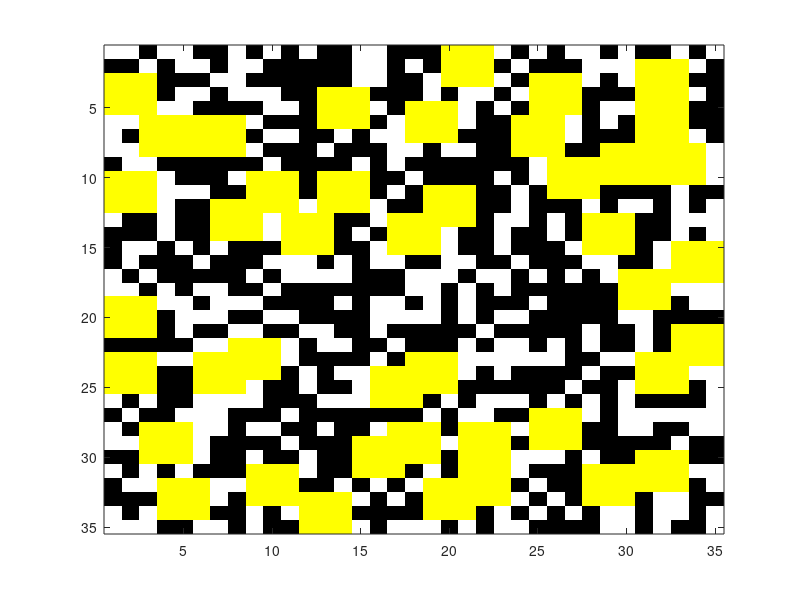

The MATLAB script that drew this image:
% Riley Payung
% 11/25/2019
% WA13 Part 1

% clear workspace
clear;clc

% variable declaration
mycolors = [0 0 0; 1 1 1; 1 1 0]; % color scheme.
patterncount = 0; % count for the number of patterns found.
A = [1 1 0 1 1 0 0 1 0 1 0 1 0 0 1 1 0 0 0 1 1 0 1 0 1 0 1 1 0 1 0 0 1 0 1;
     0 0 1 0 1 1 0 1 1 0 0 0 0 0 1 1 0 1 0 1 1 1 0 1 0 0 0 1 1 1 1 1 0 1 0;
     1 1 1 0 0 0 1 1 0 0 0 0 0 0 1 1 0 0 1 0 0 1 1 0 1 1 0 1 0 1 0 1 0 0 0;
     1 1 0 0 1 1 0 1 1 1 0 0 1 1 1 0 0 0 1 0 1 1 0 1 1 1 0 0 0 0 0 0 1 1 0;
     0 1 1 1 1 0 0 0 0 1 1 0 0 1 1 1 0 1 1 0 1 0 1 0 0 1 1 0 1 1 1 1 0 0 0;
     1 1 1 1 0 1 1 0 1 0 0 0 1 0 1 0 1 0 1 0 1 0 0 1 1 1 1 0 1 0 0 1 0 0 0;
     1 0 0 1 0 0 1 0 0 1 1 0 0 1 0 1 1 1 1 1 0 0 0 1 1 0 1 0 0 0 1 0 1 1 0;
     1 1 1 1 1 1 1 1 1 0 0 0 1 0 0 0 1 1 0 1 1 0 0 0 1 1 0 0 1 1 1 1 1 0 1;
     0 1 1 0 0 0 0 0 0 1 0 0 0 0 1 0 1 0 0 0 0 0 0 0 1 1 1 0 0 1 1 0 1 0 1;
     1 1 0 1 0 0 0 1 1 1 0 0 1 1 1 0 0 1 0 0 0 0 1 0 1 0 1 0 1 1 1 0 1 1 1;
     1 1 1 1 1 1 0 0 1 1 1 0 0 1 1 0 1 0 1 1 0 0 0 1 0 0 0 1 0 0 0 0 1 0 0;
     1 1 1 1 0 0 1 1 1 0 1 1 1 0 1 1 0 0 0 1 0 0 0 1 0 0 0 1 0 1 1 0 1 0 1;
     1 0 0 1 0 0 1 1 0 1 1 1 1 0 0 1 1 1 0 0 1 0 1 1 0 1 0 1 1 1 0 0 1 1 1;
     0 0 0 1 0 0 1 1 1 1 1 1 1 0 1 0 0 1 0 1 0 0 1 0 0 1 0 0 1 1 0 0 1 0 1;
     0 1 1 0 1 0 1 0 0 0 0 0 1 0 0 1 0 0 1 1 0 0 1 0 0 0 1 1 1 1 0 1 1 1 0;
     0 1 0 0 0 1 0 0 0 1 1 1 0 1 0 1 1 0 0 1 1 0 0 1 0 0 0 1 1 0 0 1 0 1 0;
     1 0 1 0 0 0 0 0 1 0 1 1 1 1 0 0 0 1 1 1 0 1 1 0 1 0 1 0 1 1 1 0 0 0 1;
     1 1 0 1 0 1 1 0 0 1 0 0 0 0 0 0 0 1 1 0 1 0 1 0 0 0 0 0 0 0 1 0 1 1 1;
     1 1 0 1 1 0 1 1 1 0 0 0 0 1 0 1 1 0 1 0 1 0 0 0 1 0 0 0 0 0 0 1 0 1 1;
     0 1 0 0 1 1 1 0 0 1 1 0 0 0 0 1 1 1 1 0 1 0 1 1 0 0 0 0 0 1 1 0 0 0 0;
     0 0 1 0 1 0 0 1 1 0 0 1 1 0 0 1 0 0 0 0 0 1 0 0 0 0 0 1 0 0 1 0 1 1 1;
     0 0 0 0 0 1 1 1 1 0 1 0 1 1 0 0 1 0 0 0 1 0 1 1 0 1 0 1 0 0 1 0 0 1 0;
     1 1 0 1 1 1 1 0 1 0 1 0 0 0 0 1 0 1 1 0 1 1 1 1 1 1 0 0 1 1 1 1 0 0 1;
     0 1 0 0 0 0 1 0 0 1 0 1 0 1 1 1 1 1 1 0 1 0 1 0 0 0 0 1 0 0 0 1 1 1 1;
     0 0 1 0 0 1 0 1 1 0 0 1 0 0 1 0 1 0 1 1 0 0 0 0 0 0 1 0 0 1 1 0 1 0 1;
     1 0 1 0 0 1 1 1 1 0 0 0 1 1 1 0 0 1 0 1 0 1 1 1 0 1 0 1 0 1 0 0 0 0 1;
     0 1 0 0 1 1 1 0 0 0 1 0 0 0 0 0 0 0 1 0 1 1 0 0 1 1 1 1 0 1 1 1 1 1 1;
     1 0 1 1 1 1 1 0 1 1 0 0 1 0 0 1 1 1 0 0 1 1 0 1 0 1 0 0 0 1 1 0 0 1 1;
     1 1 1 1 1 1 0 0 0 0 1 0 0 0 1 1 0 1 0 1 1 1 0 0 0 1 1 0 0 0 0 0 1 0 0;
     0 0 1 1 1 1 0 0 1 0 0 1 0 0 0 1 0 1 1 0 0 1 1 1 1 1 0 1 0 0 1 1 0 0 0;
     1 0 1 0 1 0 0 0 1 1 0 1 0 0 0 0 1 0 1 0 1 1 0 1 0 0 0 1 1 0 0 1 0 1 1;
     0 1 1 1 1 1 1 1 0 1 1 0 0 1 0 1 0 1 1 1 1 1 0 0 1 0 0 0 1 0 1 0 1 0 1;
     0 0 0 0 1 1 1 0 1 1 1 1 1 0 1 0 1 0 1 1 1 1 1 1 0 1 0 0 0 1 0 1 1 0 0;
     1 0 1 1 1 1 0 0 1 0 1 0 1 1 0 0 0 0 0 0 1 0 1 0 1 0 1 0 1 1 0 1 1 0 1;
     1 1 1 0 0 1 1 0 1 0 0 0 0 1 1 0 1 1 1 0 1 0 1 1 0 0 0 0 1 1 0 1 0 0 1];

% computation section
for i = 1:size(A,1)
    for j = 1:size(A,2)
        if (i == 1 || i == size(A,1) || j == 1 || j == size(A,2))
            % if an edge, dont do anything since we'll get an out of bounds error.
            continue;
        else
            if (A(i,j) == 1 && A(i-1,j-1)== 1 && A(i+1,j+1) == 1 && A(i-1,j) == 1)
                patterncount = patterncount + 1; % count the patterns
                
                % set the values to yellow.
                A(i-1,j-1) = 2;
                A(i-1,j) = 2;
                A(i-1,j+1) = 2;
               
                A(i,j-1) = 2;
                A(i,j) = 2;
                A(i,j+1) = 2;
                
                A(i+1,j-1) = 2;
                A(i+1,j) = 2;
                A(i+1,j+1) = 2;
            end
        end
    end
end

% display section
colormap(mycolors); % set the color patterns (0 for black, 1 for white, 2 for yellow);
fprintf("Number of patterns found: %d",patterncount); % prints the number of patterns found.
imagesc(A); % displays the array of values on the figure.